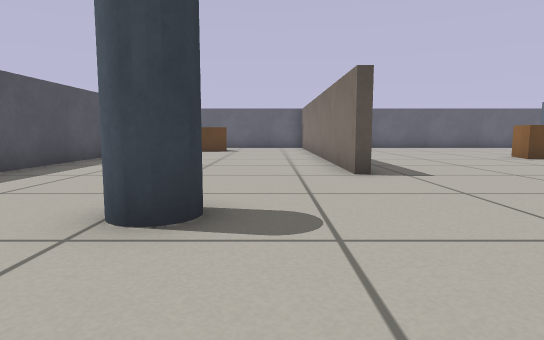
view 1 (above)

17 first-person views from a walk through a robot-simulator world made for Gazebo. The camera is 0.39 m above the floor, tilts 6° down and sees 75° across. The floor is counted in squares, 0.5 m on a side. Each view is taken from the middle of a square. On the plan, view 1 faces up. The plan holds only what a view shows up to about 11 squares ahead; the rest is blank.

view 2
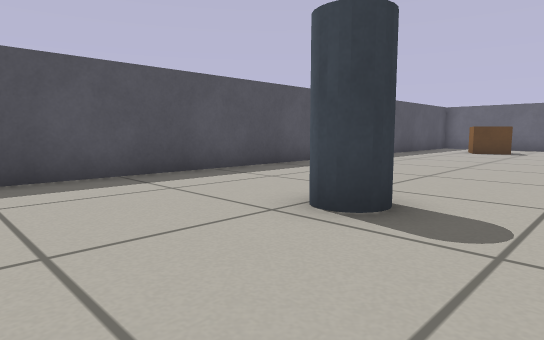

view 3
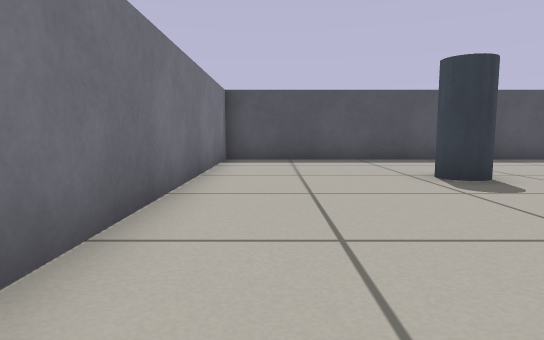

view 4
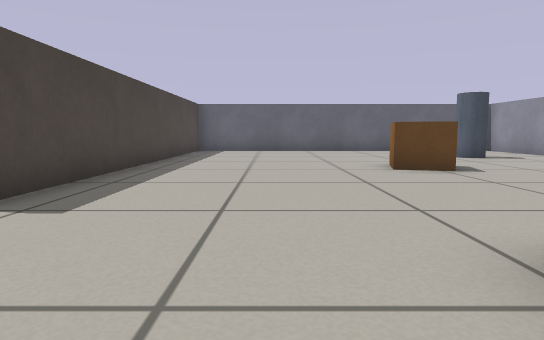

view 5
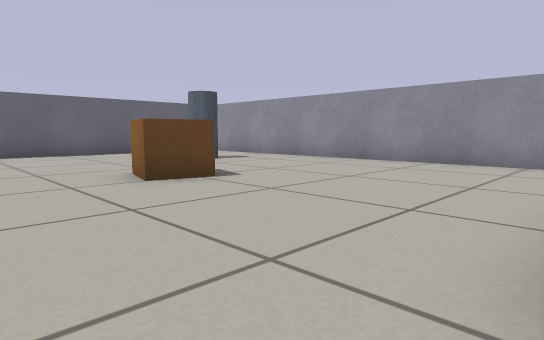

view 6
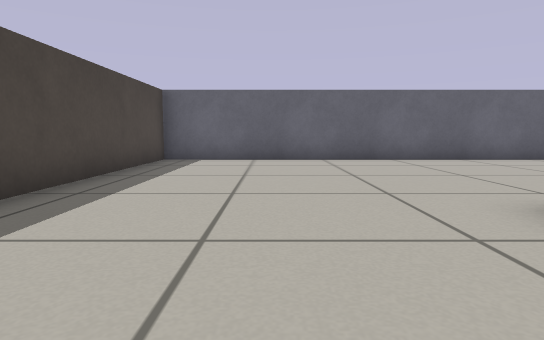

view 7
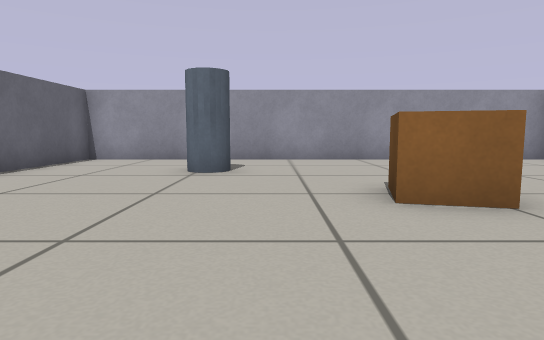

view 8
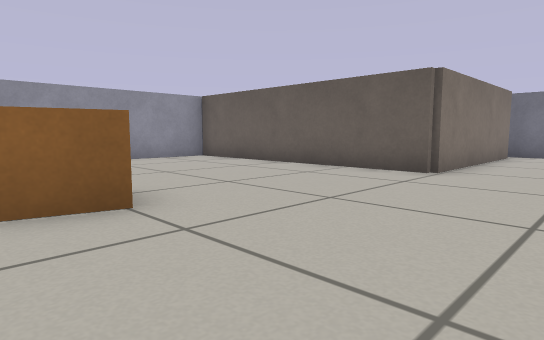

view 9
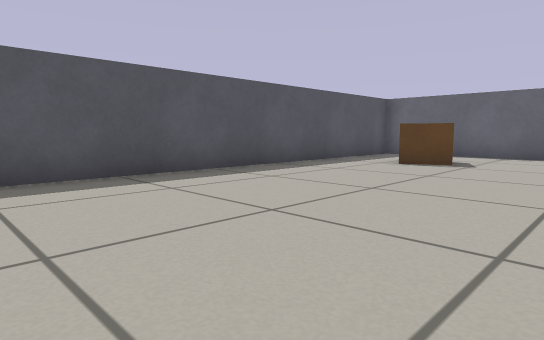

view 10
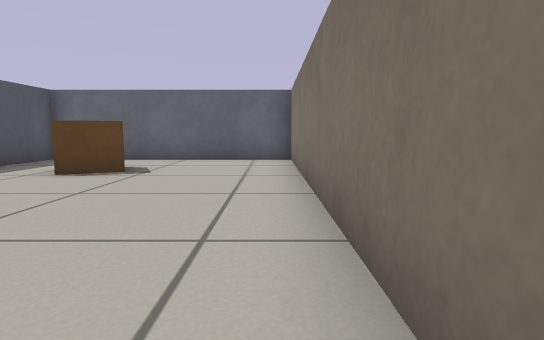

view 11
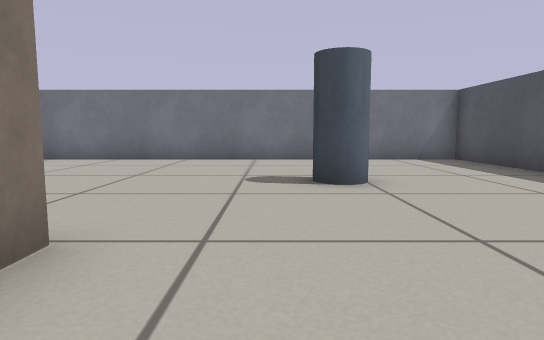

view 12
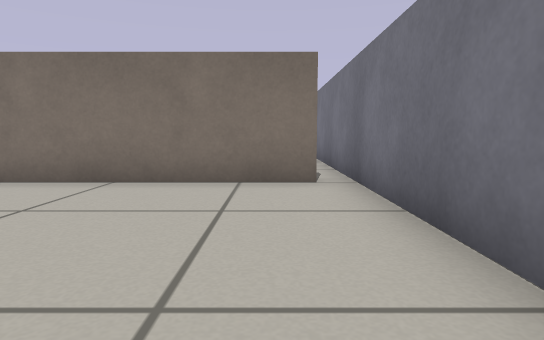

view 13
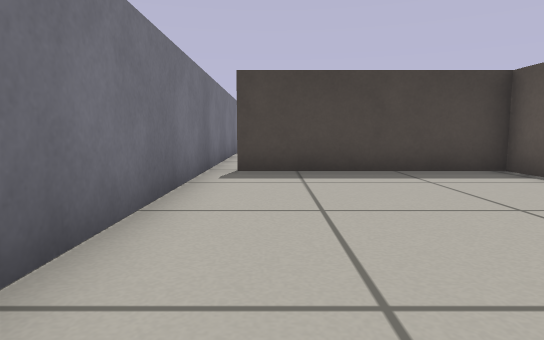

view 14
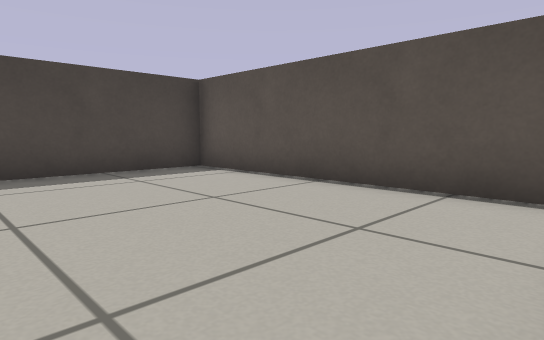

view 15
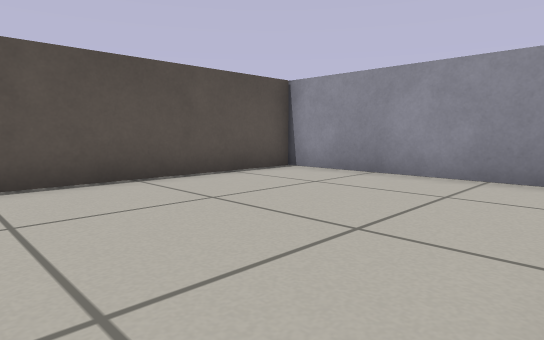

view 16
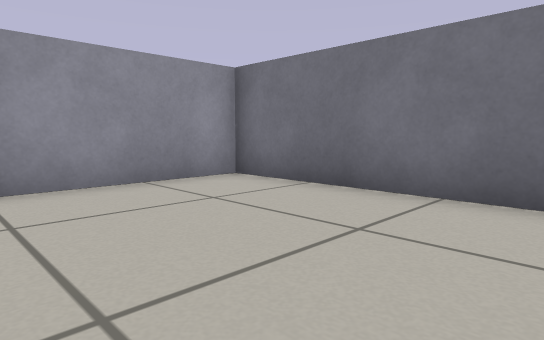

view 17
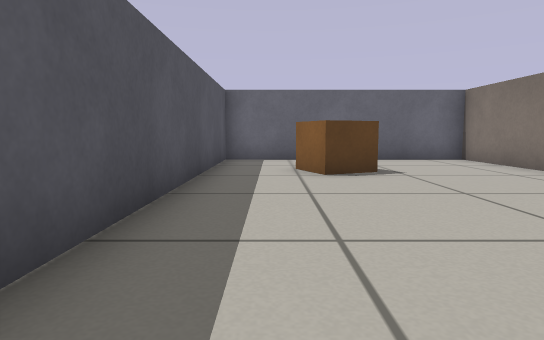

### Floor plan
Points are (right, up) in squares from view 1. A wall is a line through its corners. A room is listed if a view was taken in it or the views show most of it. See-through windows are left out.
Room 1 (views 1, 2, 3, 4, 5, 6, 7, 8, 9, 10, 11, 12, 17)
walls: (1.6, 6.5) (1.6, 18.3) (-5.3, 18.3) (-5.3, -1.3) (6.4, -1.3); (6.5, -0.8) (6.5, 5) (12.9, 5); (14.4, 5) (14.4, 18.3) (1.9, 18.3) (1.9, 7)
ways out: opening at (7, -1) to room 2
objects: crate (-3, 15) to (-2, 16); pillar (-1, 3); crate (8, 10) to (9, 11); pillar (11, 14)
Room 2 (views 13, 14, 15, 16)
walls: (6.4, -1.3) (14.4, -1.3) (14.4, 4.8) (6.9, 4.8) (6.9, -0.8)
ways out: opening at (7, -1) to room 1

Positions as (right, up) in squares from view 1, and headings:
1: (0, 0), facing up
2: (1, 0), facing up-left
3: (5, 0), facing left
4: (5, 3), facing up
5: (5, 5), facing up-right
6: (5, 8), facing up
7: (4, 13), facing right
8: (4, 12), facing down-right
9: (1, 6), facing up-left
10: (1, 8), facing up
11: (0, 9), facing down
12: (1, 0), facing right
13: (14, 0), facing left
14: (14, 0), facing up-left
15: (8, -1), facing up-right
16: (9, 3), facing down-right
17: (-4, 8), facing up
